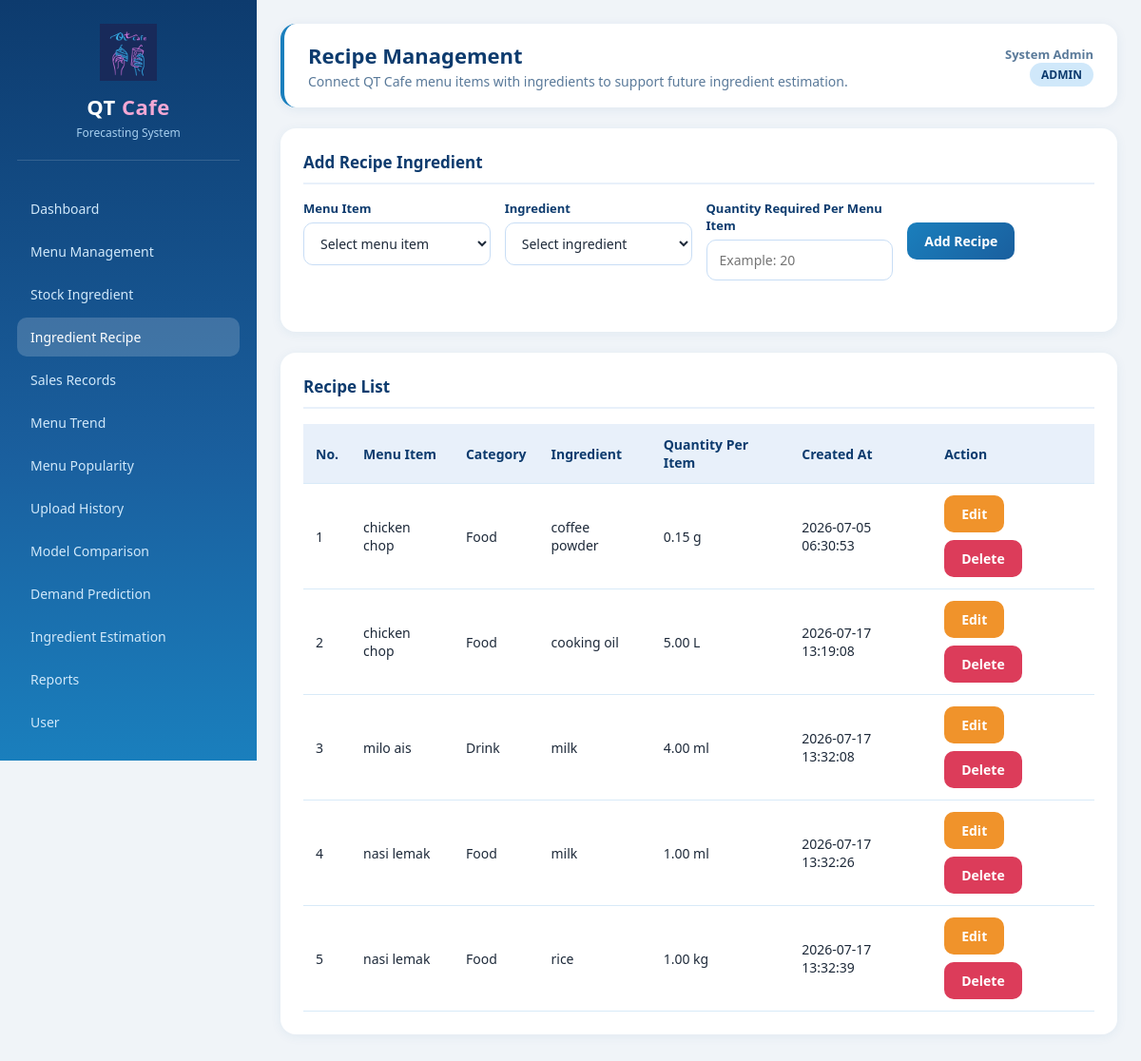
Page /php_app/admin/recipe_management.php (signed in) on the committed database.
### tables this page shows
CREATE TABLE IF NOT EXISTS `recipes` (
  `id` int NOT NULL AUTO_INCREMENT,
  `menu_item_id` int NOT NULL,
  `ingredient_id` int NOT NULL,
  `quantity_required` decimal(10,2) NOT NULL,
  `created_at` timestamp NULL DEFAULT CURRENT_TIMESTAMP,
  PRIMARY KEY (`id`),
  KEY `menu_item_id` (`menu_item_id`),
  KEY `ingredient_id` (`ingredient_id`),
  CONSTRAINT `recipes_ibfk_1` FOREIGN KEY (`menu_item_id`) REFERENCES `menu_items` (`id`) ON DELETE CASCADE,
  CONSTRAINT `recipes_ibfk_2` FOREIGN KEY (`ingredient_id`) REFERENCES `ingredients` (`id`) ON DELETE CASCADE
);

CREATE TABLE IF NOT EXISTS `menu_items` (
  `id` int NOT NULL AUTO_INCREMENT,
  `item_name` varchar(150) NOT NULL,
  `category` varchar(100) NOT NULL,
  `price` decimal(10,2) NOT NULL DEFAULT '0.00',
  `status` enum('active','inactive') DEFAULT 'active',
  `created_at` timestamp NULL DEFAULT CURRENT_TIMESTAMP,
  PRIMARY KEY (`id`)
);

CREATE TABLE IF NOT EXISTS `ingredients` (
  `id` int NOT NULL AUTO_INCREMENT,
  `ingredient_name` varchar(150) NOT NULL,
  `unit` varchar(50) NOT NULL,
  `current_stock` decimal(10,2) DEFAULT '0.00',
  `minimum_stock` decimal(10,2) DEFAULT '0.00',
  `created_at` timestamp NULL DEFAULT CURRENT_TIMESTAMP,
  PRIMARY KEY (`id`)
);

### php_app/admin/recipe_management.php (the view, shortened to what this page needs)
<?php
require_once "../includes/auth.php";
$editMode = false;
$editData = [
    "id" => "",
    "menu_item_id" => "",
    "ingredient_id" => "",
    "quantity_required" => ""
];
$recipeResult = mysqli_query($conn, "
    SELECT
        r.id,
        r.quantity_required,
        r.created_at,
        mi.item_name,
        mi.category,
        ing.ingredient_name,
        ing.unit
    FROM recipes r
    INNER JOIN menu_items mi ON r.menu_item_id = mi.id
    INNER JOIN ingredients ing ON r.ingredient_id = ing.id
    ORDER BY mi.item_name ASC, ing.ingredient_name ASC
");
include "../includes/header.php";
include "../includes/sidebar.php";
?>
<div class="topbar">
    <div>
        <h1>Recipe Management</h1>
        <p>Connect QT Cafe menu items with ingredients to support future ingredient estimation.</p>
    </div>
    <div class="user-info">
        <strong><?php echo htmlspecialchars($_SESSION['full_name']); ?></strong><br>
        <span class="badge"><?php echo strtoupper(htmlspecialchars($_SESSION['role'])); ?></span>
    </div>
</div>
<div class="panel">
    <h2><?php echo $editMode ? "Edit Recipe Ingredient" : "Add Recipe Ingredient"; ?></h2>
    <form method="POST">
        <div class="form-row">
            <div class="form-group">
                <label>Menu Item</label>
                <select name="menu_item_id" class="form-control" required>
                    <option value="">Select menu item</option>
                </select>
            </div>
            <div class="form-group">
                <label>Ingredient</label>
                <select name="ingredient_id" class="form-control" required>
                    <option value="">Select ingredient</option>
                </select>
            </div>
            <div class="form-group">
                <label>Quantity Required Per Menu Item</label>
                <input type="number" step="0.01" name="quantity_required" class="form-control"
                       value="<?php echo htmlspecialchars($editData['quantity_required']); ?>"
                       placeholder="Example: 20" required>
            </div>
            <div class="form-group">
                <label>&nbsp;</label>
                <?php if ($editMode): ?>
                    <button type="submit" name="update_recipe" class="btn btn-primary">Update Recipe</button>
                    <a href="recipe_management.php" class="btn btn-secondary">Cancel</a>
                <?php else: ?>
                    <button type="submit" name="add_recipe" class="btn btn-primary">Add Recipe</button>
                <?php endif; ?>
            </div>
        </div>
    </form>
</div>
<div class="panel">
    <h2>Recipe List</h2>
    <div class="table-responsive">
        <table class="data-table">
            <thead>
                <tr>
                    <th>No.</th>
                    <th>Menu Item</th>
                    <th>Category</th>
                    <th>Ingredient</th>
                    <th>Quantity Per Item</th>
                    <th>Created At</th>
                    <th>Action</th>
                </tr>
            </thead>
            <tbody>
                <?php if ($recipeResult && mysqli_num_rows($recipeResult) > 0): ?>
                    <?php $no = 1; ?>
                    <?php while ($row = mysqli_fetch_assoc($recipeResult)): ?>
                        <tr>
                            <td><?php echo $no++; ?></td>
                            <td><?php echo htmlspecialchars($row["item_name"]); ?></td>
                            <td><?php echo htmlspecialchars($row["category"]); ?></td>
                            <td><?php echo htmlspecialchars($row["ingredient_name"]); ?></td>
                            <td>
                                <?php echo number_format($row["quantity_required"], 2); ?>
                                <?php echo htmlspecialchars($row["unit"]); ?>
                            </td>
                            <td><?php echo htmlspecialchars($row["created_at"]); ?></td>
                            <td>
                                <div class="action-buttons">
                                    <a href="recipe_management.php?edit=<?php echo $row["id"]; ?>" class="btn btn-warning">Edit</a>
                                    <a href="recipe_management.php?delete=<?php echo $row["id"]; ?>"
                                       class="btn btn-danger"
                                       onclick="return confirm('Are you sure you want to delete this recipe ingredient?');">
                                       Delete
                                    </a>
                                </div>
                            </td>
                        </tr>
                    <?php endwhile; ?>
                <?php else: ?>
                    <tr>
                        <td colspan="7">No recipe data found. Add recipe ingredients above.</td>
                    </tr>
                <?php endif; ?>
            </tbody>
        </table>
    </div>
</div>
<?php include "../includes/footer.php"; ?>

### php_app/assets/css/style.css (style rules this page uses)
* { margin: 0; padding: 0; box-sizing: border-box; font-family: "Segoe UI", Arial, sans-serif; }
body { background: #f0f4f8; color: #1e2a3a; }
.topbar { background: #ffffff; padding: 18px 25px; border-radius: 16px; box-shadow: 0 2px 12px rgba(26, 95, 158, 0.08); display: flex; justify-content: space-between; align-items: center; margin-bottom: 22px; border-left: 4px solid #1a7fbd; }
.topbar h1 { font-size: 22px; color: #0d3b6e; }
.topbar p { font-size: 14px; color: #5a7a9a; margin-top: 3px; }
.user-info { text-align: right; font-size: 13px; color: #5a7a9a; }
.panel { background: #ffffff; padding: 24px; border-radius: 16px; box-shadow: 0 2px 12px rgba(26, 95, 158, 0.07); margin-bottom: 22px; }
.panel h2 { color: #0d3b6e; font-size: 17px; margin-bottom: 16px; padding-bottom: 10px; border-bottom: 2px solid #e8f0fa; display: flex; align-items: center; gap: 10px; }
.data-table { width: 100%; border-collapse: collapse; background: #fff; font-size: 14px; }
.data-table th, .data-table td { padding: 12px 13px; border-bottom: 1px solid #d8eaf8; text-align: left; }
.data-table th { background: #e8f0fa; color: #0d3b6e; font-weight: 600; }
.table-responsive { width: 100%; overflow-x: auto; }
.btn { display: inline-block; padding: 10px 18px; border: none; border-radius: 10px; text-decoration: none; cursor: pointer; font-size: 14px; font-weight: 600; transition: opacity 0.15s, transform 0.1s; }
.btn-primary { background: linear-gradient(135deg, #1a7fbd, #1a5f9e); color: #fff; }
.btn-warning { background: #f0932b; color: #fff; }
.btn-danger { background: #dc3c5a; color: #fff; }
.form-row { display: grid; grid-template-columns: repeat(4, 1fr); gap: 15px; margin-bottom: 15px; }
.form-group { margin-bottom: 15px; }
.form-group label { display: block; font-weight: 600; margin-bottom: 6px; color: #0d3b6e; font-size: 13px; }
.form-control { width: 100%; padding: 11px 13px; border: 1px solid #c8ddf5; border-radius: 10px; font-size: 14px; outline: none; background: #fff; color: #1e2a3a; transition: border-color 0.15s, box-shadow 0.15s; }
.badge { display: inline-block; padding: 4px 12px; background: #d0e8fa; color: #0d3b6e; border-radius: 20px; font-size: 12px; font-weight: 700; }
.action-buttons { display: flex; gap: 8px; flex-wrap: wrap; }

### rows in the picture
recipes: menu_item.item_name "chicken chop", menu_item.category "Food", ingredient.ingredient_name "coffee powder", quantity_required "0.15", ingredient.unit "g", created_at "2026-07-05 06:30:53"
recipes: menu_item.item_name "chicken chop", menu_item.category "Food", ingredient.ingredient_name "cooking oil", quantity_required "5.00", ingredient.unit "L", created_at "2026-07-17 13:19:08"
recipes: menu_item.item_name "milo ais", menu_item.category "Drink", ingredient.ingredient_name "milk", quantity_required "4.00", ingredient.unit "ml", created_at "2026-07-17 13:32:08"
recipes: menu_item.item_name "nasi lemak", menu_item.category "Food", ingredient.ingredient_name "milk", quantity_required "1.00", ingredient.unit "ml", created_at "2026-07-17 13:32:26"
recipes: menu_item.item_name "nasi lemak", menu_item.category "Food", ingredient.ingredient_name "rice", quantity_required "1.00", ingredient.unit "kg", created_at "2026-07-17 13:32:39"

### other values in the picture
$_SESSION['full_name'] "System Admin"
$_SESSION['role'] "ADMIN"
